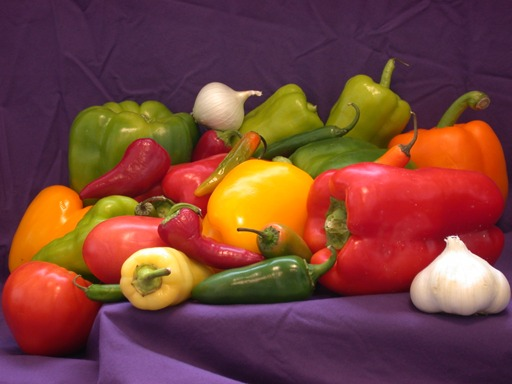
#> input picture input_images/20701068_Q12_input.jpeg, 512 x 384 px
$ python 20701068_Q12.py
#> lines starting #> are read from the running program, lines starting #| are printed output that depends on the picture
import cv2
import matplotlib.pyplot as plt

# Load the image (in color)
img = cv2.imread('input_images/20701068_Q12_input.jpeg')
#> img is the input picture: shape (384, 512, 3); mean B, G, R 57.7, 66.4, 120.7

# Convert from BGR to RGB
img_rgb = cv2.cvtColor(img, cv2.COLOR_BGR2RGB)

# Split the channels
R, G, B = cv2.split(img_rgb)
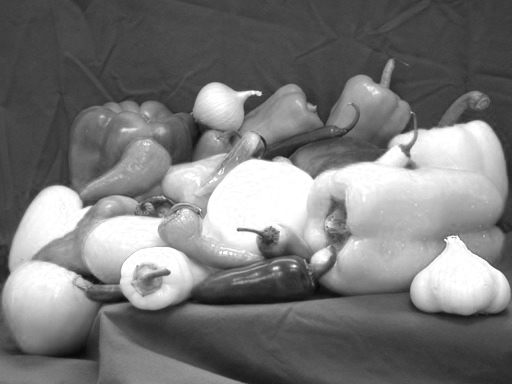
#> R: shape (384, 512); min 5, max 255, mean 120.7
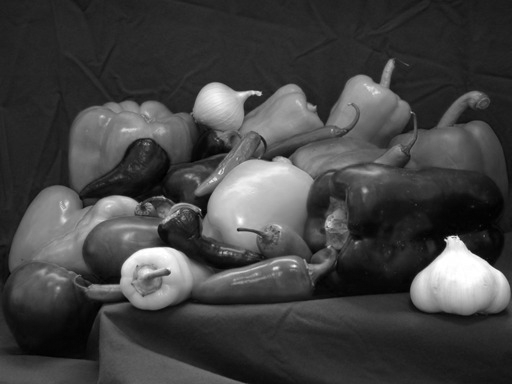
#> G: shape (384, 512); min 0, max 255, mean 66.4
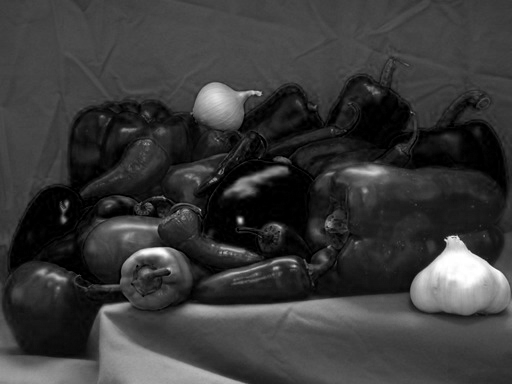
#> B: shape (384, 512); min 0, max 255, mean 57.7

# Display image
plt.figure(figsize=(15, 5))


plt.subplot(1, 4, 1)
plt.imshow(img_rgb)
plt.title('Original Image')
plt.axis('off')

plt.subplot(1, 4, 2)
plt.imshow(R, cmap='Reds')
plt.title('Red Channel')
plt.axis('off')

plt.subplot(1, 4, 3)
plt.imshow(G, cmap='Greens')
plt.title('Green Channel')
plt.axis('off')

plt.subplot(1, 4, 4)
plt.imshow(B, cmap='Blues')
plt.title('Blue Channel')
plt.axis('off')

plt.tight_layout()
plt.show()
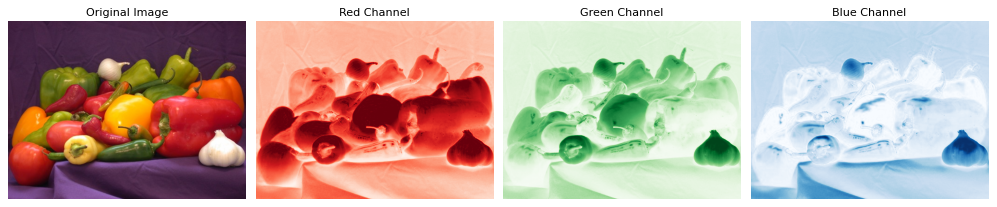
#> figure drawn by matplotlib, 4 panels
